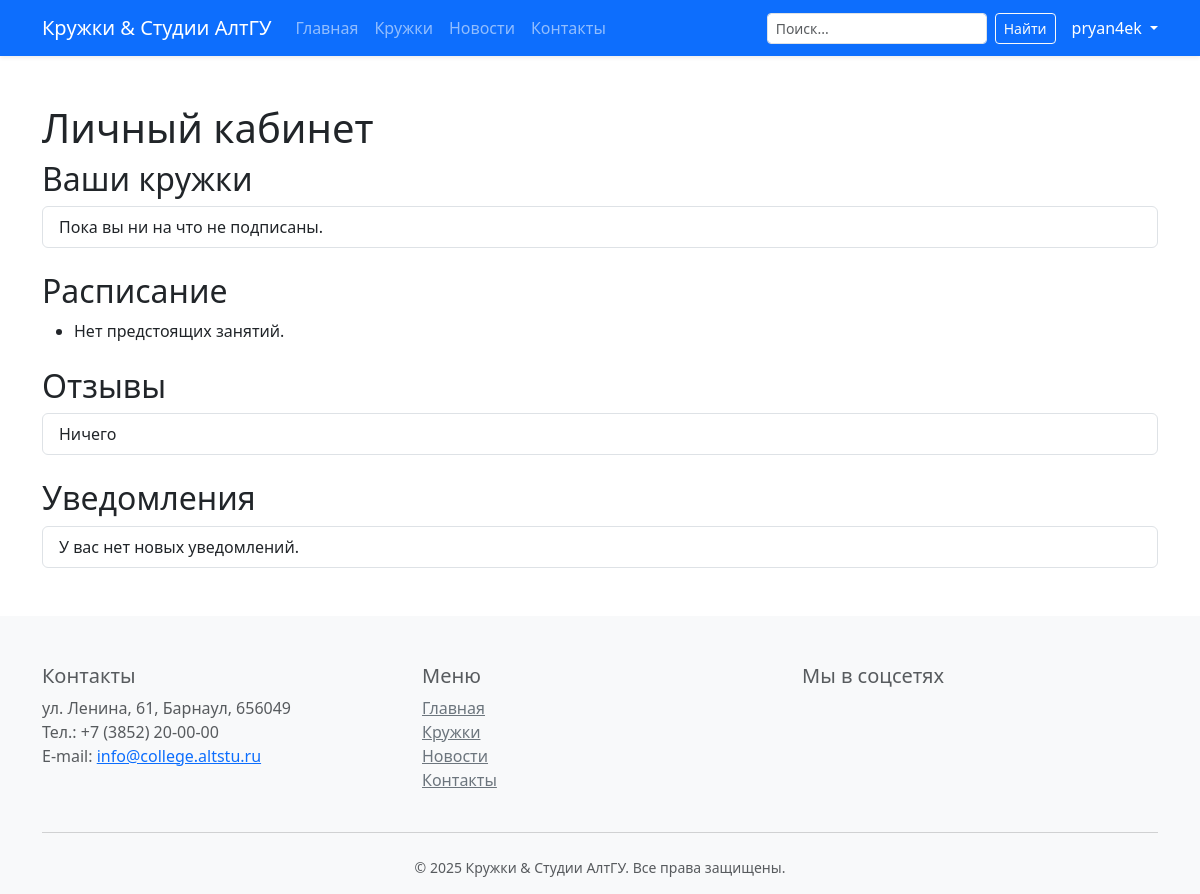
The page /student/dashboard/ (signed in) on the database as committed earlier.
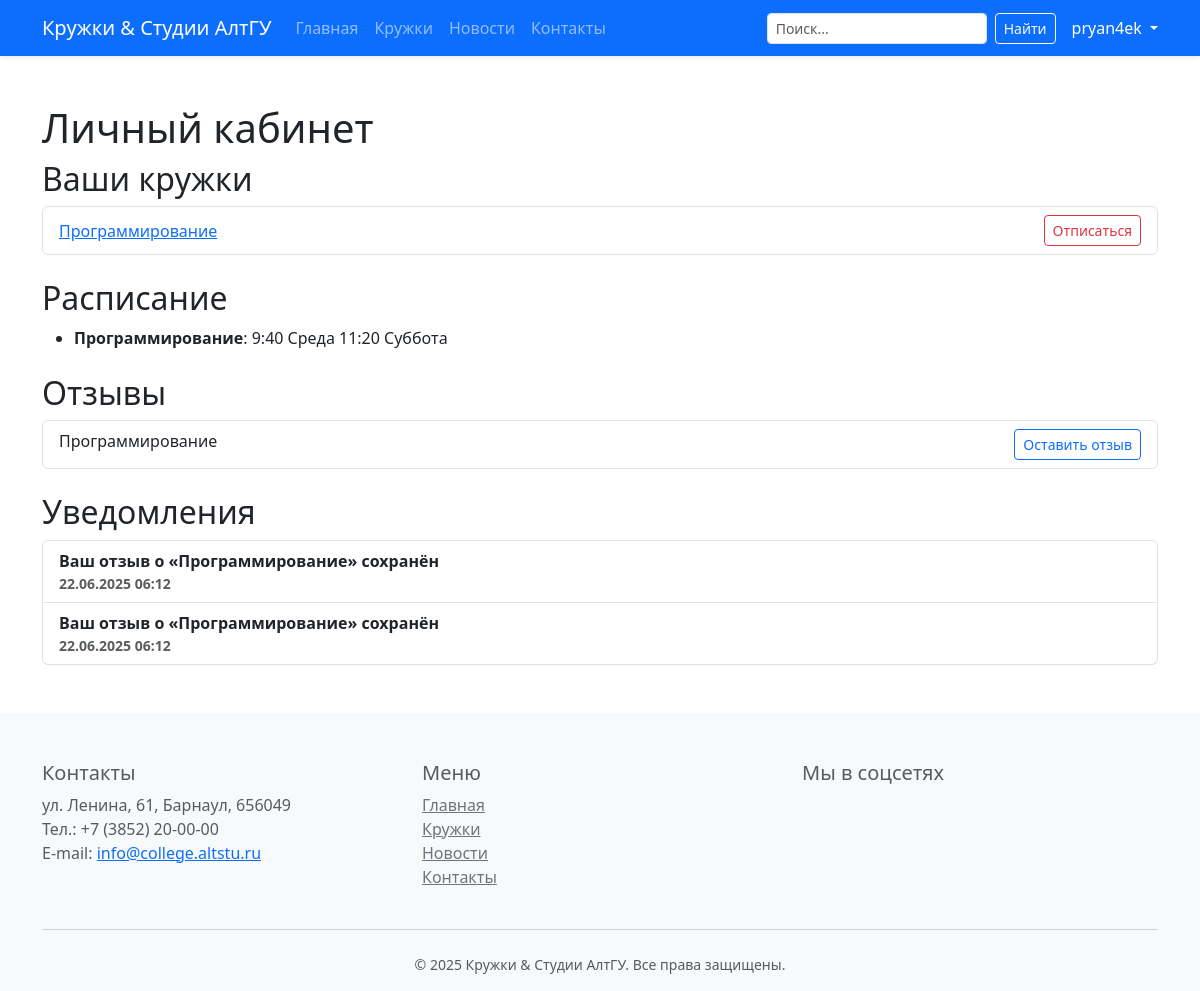
The same page on the database as committed later.
### student_portal/models.py (models this page shows, shortened)
class Subscription(models.Model):
    STATUS_CHOICES = [
        ('pending', 'Ожидает подтверждения'),
        ('active', 'Активна'),
        ('cancelled', 'Отменена'),
    ]
    user = models.ForeignKey(settings.AUTH_USER_MODEL,
                             on_delete=models.CASCADE,
                             related_name='subscriptions')
    club = models.ForeignKey(Club,
                             on_delete=models.CASCADE,
                             related_name='subscriptions')
    status = models.CharField('Статус', max_length=10, choices=STATUS_CHOICES, default='pending')
    created_at = models.DateTimeField('Дата подписки', auto_now_add=True)
    updated_at = models.DateTimeField('Обновлено', auto_now=True)
    class Meta:
        unique_together = ('user', 'club')
        verbose_name = 'Подписка студента'
        verbose_name_plural = 'Подписки студентов'

class Notification(models.Model):
    user = models.ForeignKey(settings.AUTH_USER_MODEL,
                             on_delete=models.CASCADE,
                             related_name='notifications')
    message = models.CharField('Сообщение', max_length=255)
    link = models.URLField('Ссылка (опционально)', blank=True)
    is_read = models.BooleanField('Прочитано', default=False)
    created_at = models.DateTimeField('Дата', auto_now_add=True)
    class Meta:
        verbose_name = 'Уведомление'
        verbose_name_plural = 'Уведомления'
        ordering = ['-created_at']

### main/models.py (models this page shows, shortened)
class Club(models.Model):
    name = models.CharField("Название кружка/студии", max_length=150)
    slug = models.SlugField("URL-идентификатор", max_length=150, unique=True)
    manager = models.ForeignKey(
        settings.AUTH_USER_MODEL,
        verbose_name="Руководитель (пользователь)",
        on_delete=models.SET_NULL,
        null=True, blank=True,
        related_name="managed_clubs"
    )
    short_description = models.CharField("Краткое описание", max_length=255)
    description = models.TextField("Полное описание")
    logo = models.ImageField("Логотип", upload_to="clubs/", blank=True)
    schedule = models.TextField("Расписание занятий", blank=True)
    location = models.CharField("Место проведения", max_length=255, blank=True)
    leader_name = models.CharField("ФИО руководителя", max_length=150, blank=True)
    leader_contact = models.CharField("Контакты руководителя", max_length=255, blank=True)
    categories = models.ManyToManyField('Category', verbose_name="Категории", blank=True)
    created_at = models.DateTimeField("Дата создания", auto_now_add=True)
    updated_at = models.DateTimeField("Дата обновления", auto_now=True)
    class Meta:
        verbose_name = "Кружок/Студия"
        verbose_name_plural = "Кружки и студии"
        ordering = ["name"]
    def get_absolute_url(self):
        return reverse("club_detail", kwargs={"slug": self.slug})

### student_portal/views.py (the view)
# urls.py: path("dashboard/", views.dashboard, name="dashboard"),
@login_required
def dashboard(request):
    subs = Subscription.objects.filter(user=request.user, status='active')
    schedule = []
    for sub in subs:
        club = sub.club
        if club.schedule:
            schedule.append({
                'club': club,
                'text': club.schedule
            })
    reviews = {r.club_id: r for r in request.user.reviews.all()}
    return render(request, 'student_portal/dashboard.html', {
        'subscriptions': subs,
        'schedule': schedule,
        'reviews': reviews,
        'year': timezone.now().year,
    })

### student_portal/templates/student_portal/dashboard.html (shortened to what this page needs)
{% extends 'base.html' %}
{% block content %}
    <h1>Личный кабинет</h1>
    <h2>Ваши кружки</h2>
    <ul class="list-group mb-4">
        {% for sub in subscriptions %}
            <li class="list-group-item d-flex justify-content-between align-items-center">
                <a href="{{ sub.club.get_absolute_url }}">{{ sub.club.name }}</a>
                <a href="{% url 'student_portal:unsubscribe' sub.pk %}"
                   class="btn btn-sm btn-outline-danger">Отписаться</a>
            </li>
        {% empty %}
            <li class="list-group-item">Пока вы ни на что не подписаны.</li>
        {% endfor %}
    </ul>
    <h2>Расписание</h2>
    <ul class="mb-4">
        {% for item in schedule %}
            <li><strong>{{ item.club.name }}</strong>: {{ item.text }}</li>
        {% empty %}
            <li>Нет предстоящих занятий.</li>
        {% endfor %}
    </ul>
    <h2>Отзывы</h2>
    <ul class="list-group mb-4">
        {% for sub in subscriptions %}
            <li class="list-group-item">
                <div class="d-flex justify-content-between">
                    <span>{{ sub.club.name }}</span>
                    <a href="{% url 'student_portal:leave_review' sub.club.id %}"
                       class="btn btn-sm btn-outline-primary">
                        {% if sub.club.id in reviewed_clubs %}
                            Изменить отзыв
                        {% else %}
                            Оставить отзыв
                        {% endif %}
                    </a>
                </div>
            </li>
        {% empty %}
            <li class="list-group-item">Ничего</li>
        {% endfor %}
    </ul>
    <h2>Уведомления</h2>
    <ul class="list-group">
        {% for n in notifications|default:user.notifications.all %}
            <li class="list-group-item {% if not n.is_read %}fw-bold{% endif %}">
                {{ n.message }}
                <small class="text-muted d-block">{{ n.created_at|date:"d.m.Y H:i" }}</small>
            </li>
        {% empty %}
            <li class="list-group-item">У вас нет новых уведомлений.</li>
        {% endfor %}
    </ul>
{% endblock %}

Rows that differ between the two databases and show on the page:
added Subscription: club.name "Программирование", shows "Оставить отзыв"
added Club: club.name "Программирование", text "9:40 Среда 11:20 Суббота"
added Notification: message "Ваш отзыв о «Программирование» сохранён", created_at "22.06.2025 06:12"
added Notification: message "Ваш отзыв о «Программирование» сохранён", created_at "22.06.2025 06:12"
Other text that changed with them:
text no longer shown: "Пока вы ни на что не подписаны. Нет предстоящих занятий. Ничего У вас нет новых уведомлений."
